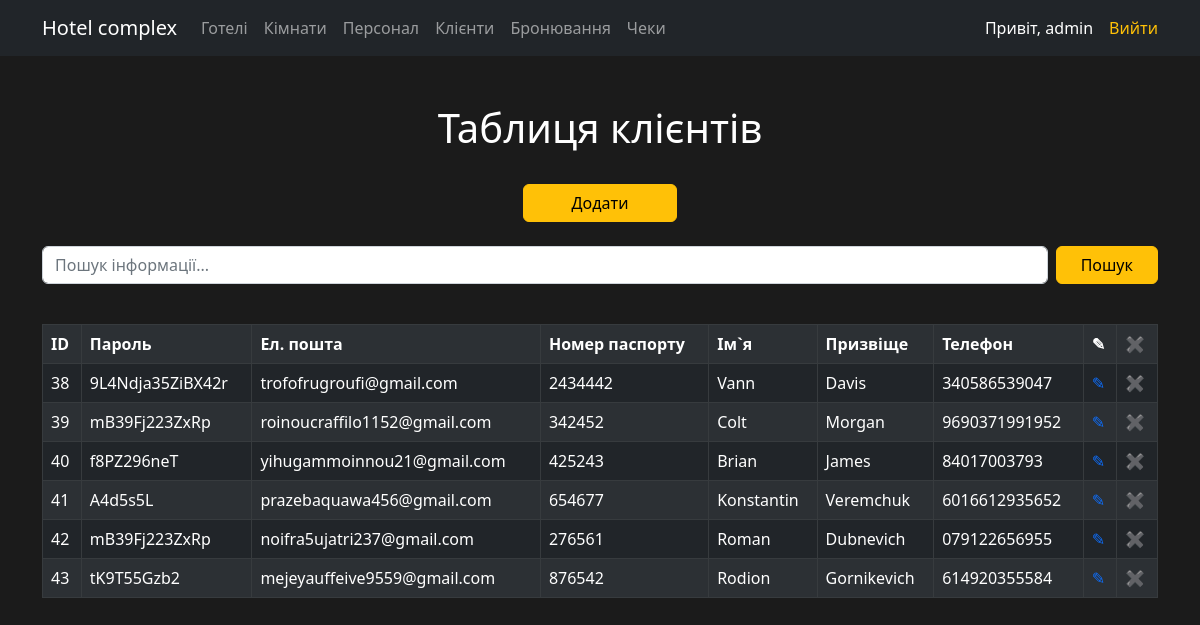
The app's page /Hotelcomplex/index.php?table=client (signed in) with its own data.
### tables this page shows
CREATE TABLE `client` (
  `id` bigint UNSIGNED NOT NULL,
  `password` varchar(64) NOT NULL,
  `email` varchar(32) NOT NULL,
  `passport_no` int NOT NULL,
  `fname` varchar(15) NOT NULL,
  `lname` varchar(20) NOT NULL,
  `phone` varchar(30) NOT NULL
);

### Hotelcomplex/includes/connection.php (called while the page is built, shortened)
<?php
function _switch($table) {
    switch ($table) {
        case 'client':
            $name = 'Таблиця клієнтів';
            $cols = ['ID', 'Пароль', 'Ел. пошта', 'Номер паспорту', "Ім`я", 'Призвіще', 'Телефон'];
            $n_cols = [
                'id' => $cols[0],
                'password' => $cols[1],
                'email' => $cols[2],
                'passport_no' => $cols[3],
                'fname' => $cols[4],
                'lname' => $cols[5],
                'phone' => $cols[6],
            ];
            break;
    }
    return [
        'name'   => $name,
        'cols'   => $cols,
        'n_cols' => $n_cols
    ];
}

### Hotelcomplex/includes/auth.php (called while the page is built, shortened)
<?php
$is_login = false;
if (isset($_SESSION['user'])) {
    $is_login = true;
}
if ($is_login && $_SESSION['user'][1] == 'admin') {
    $is_admin = true;
}
        ?>

### Hotelcomplex/index.php (the view, shortened to what this page needs)
<?php require_once 'includes/auth.php' ?>
<?php
require_once("includes/connection.php");
require 'includes/header.php';
$table = htmlspecialchars($_GET['table']);
extract(_switch($table));
$sql = "SELECT * FROM `$table`";
$data = mysqli_query($con, $sql);
if ($data) {
?>
    <div class="container-fluid text-center text-white">
        <h1 class="pt-5"><?= $name ?></h1>
    </div>
    <?php if ($is_admin): ?>
        <div class="container d-flex justify-content-center pt-4 pb-2">
            <a href="create.php?table=<?= $table ?>" class="btn btn-warning px-5">Додати</a>
        </div>
    <?php endif; ?>
    <div class="container">
    <form class="d-flex py-3" role="search" method="POST" action="<?= $_SERVER['REQUEST_URI'] ?>">
        <input class="form-control me-2" name="q" type="search" autocomplete="off" placeholder="Пошук інформації..." value="<?= (isset($_POST['q'])) ? $q : '' ?>" aria-label="Search">
        <button class="btn btn-warning px-4" type="submit">Пошук</button>
      </form>
    <table class="mt-4 table table-dark table-bordered table-striped">
        <tr>
            <?php foreach ($cols as $col) : ?>
                <th><?= htmlspecialchars($col) ?></th>
            <?php endforeach; ?>
            <?php if ($is_admin): ?>
                <th>&#9998;</th>
                <th>&#10006;</th>
            <?php endif; ?>
        </tr>
        <?php foreach ($data as $row) : ?>
            <tr>
                <?php $i = 0; ?>
                <?php foreach ($row as $key => $field) : ?>
                    <?php
                    if ($i == 0) {
                        $temp_id = $field;
                    }
                    ?>
                    <td>
                        <?= htmlspecialchars($field) ?>
                    </td>
                    <?php $i++; ?>
                <?php endforeach; ?>
                <?php if ($is_admin): ?>
                    <td>
                        <a href="edit.php?table=<?= htmlspecialchars($table) ?>&id=<?=htmlspecialchars($temp_id) ?>" class="text-decoration-none">&#9998;</a>
                    </td>
                    <td>
                        <a href="delete.php?table=<?= htmlspecialchars($table) ?>&id=<?= htmlspecialchars($temp_id) ?>" class="text-decoration-none">&#10006;</a>
                    </td>
                <?php endif; ?>
            </tr>
        <?php endforeach; ?>
    </table>
    </div>
<?php
} else {
    echo ('<h1 style="color: #fff;">This table is empty!</h1>');
}
require 'includes/footer.php';
?>

### Hotelcomplex/css/style.css (style rules this page uses)
body { background-color: rgb(27, 27, 27); color: #fff; }

### records on screen
client: id "38", password "9L4Ndja35ZiBX42r", email "trofofrugroufi@gmail.com", passport_no "2434442", fname "Vann", lname "Davis", phone "340586539047"
client: id "39", password "mB39Fj223ZxRp", email "roinoucraffilo1152@gmail.com", passport_no "342452", fname "Colt", lname "Morgan", phone "9690371991952"
client: id "40", password "f8PZ296neT", email "yihugammoinnou21@gmail.com", passport_no "425243", fname "Brian", lname "James", phone "84017003793"
client: id "41", password "A4d5s5L", email "prazebaquawa456@gmail.com", passport_no "654677", fname "Konstantin", lname "Veremchuk", phone "6016612935652"
client: id "42", password "mB39Fj223ZxRp", email "noifra5ujatri237@gmail.com", passport_no "276561", fname "Roman", lname "Dubnevich", phone "079122656955"
client: id "43", password "tK9T55Gzb2", email "mejeyauffeive9559@gmail.com", passport_no "876542", fname "Rodion", lname "Gornikevich", phone "614920355584"

### other values on screen
$_SESSION['user'][0] "admin"
$name "Таблиця клієнтів"
$col "ID"
$col "Пароль"
$col "Ел. пошта"
$col "Номер паспорту"
$col "Ім`я"
$col "Призвіще"
$col "Телефон"
